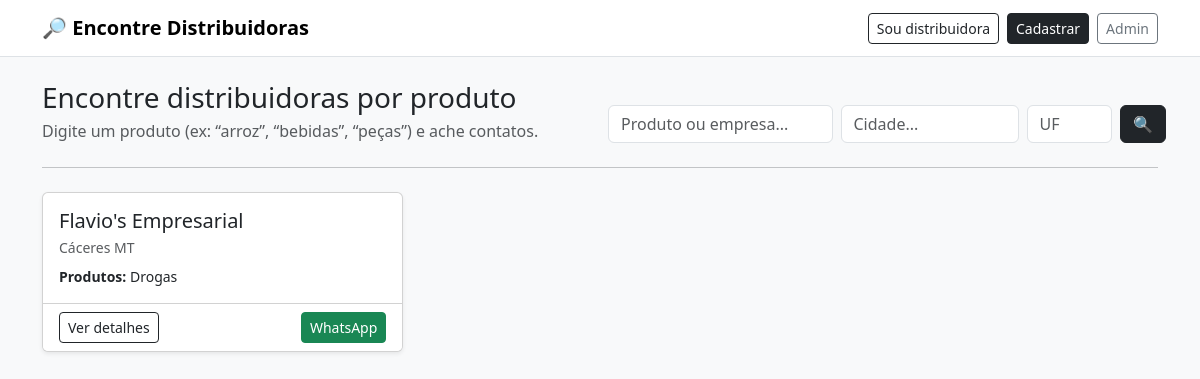
The page / on the database its author committed.
### tables this page shows
CREATE TABLE companies (
      id INTEGER PRIMARY KEY AUTOINCREMENT,
      client_id INTEGER,               -- dono (cliente). pode ser NULL quando criado pelo admin para teste
      name TEXT NOT NULL,
      products TEXT NOT NULL,
      contact_name TEXT,
      phone TEXT,
      whatsapp TEXT,
      email TEXT,
      address TEXT,
      cep TEXT,
      city TEXT,
      state TEXT,
      notes TEXT,

      plan_status TEXT NOT NULL DEFAULT 'inactive',
      created_at TEXT NOT NULL,
      updated_at TEXT NOT NULL,

      FOREIGN KEY(client_id) REFERENCES clients(id)
    );

### app.py (the view)
@app.route("/", methods=["GET", "POST"])
def public_index():
    if request.method == "POST":
        q = (request.form.get("q") or "").strip()
        city = (request.form.get("city") or "").strip()
        state = (request.form.get("state") or "").strip().upper()
        qs = urlencode({"q": q, "city": city, "state": state})
        return redirect(url_for("public_index") + ("?" + qs if qs else ""))
    q = (request.args.get("q") or "").strip().lower()
    city = (request.args.get("city") or "").strip().lower()
    state = (request.args.get("state") or "").strip().upper()
    db = get_db()
    sql = "SELECT * FROM companies WHERE plan_status='active'"
    params = []
    if q:
        sql += " AND (lower(name) LIKE ? OR lower(products) LIKE ?)"
        params += [f"%{q}%", f"%{q}%"]
    if city:
        sql += " AND lower(city) LIKE ?"
        params.append(f"%{city}%")
    if state:
        sql += " AND state = ?"
        params.append(state)
    sql += " ORDER BY id DESC LIMIT 200"
    rows = db.execute(sql, params).fetchall()
    return render_template("public_index.html", app_name=APP_NAME, rows=rows, q=q, city=city, state=state)

### app.py (called while the page is built)
def get_db():
    if "db" not in g:
        g.db = sqlite3.connect(DB_PATH)
        g.db.row_factory = sqlite3.Row
    return g.db

### templates/public_index.html
{% extends "base_public.html" %}
{% block content %}
<div class="row g-3 align-items-end">
  <div class="col-lg-6">
    <h1 class="h3 mb-1">Encontre distribuidoras por produto</h1>
    <p class="text-muted mb-0">Digite um produto (ex: “arroz”, “bebidas”, “peças”) e ache contatos.</p>
  </div>
  <div class="col-lg-6">
    <form class="row g-2" method="get" action="{{ url_for('public_index') }}">
      <div class="col-12 col-md-5">
        <input class="form-control" name="q" placeholder="Produto ou empresa..." value="{{ q or '' }}">
      </div>
      <div class="col-6 col-md-4">
        <input class="form-control" name="city" placeholder="Cidade..." value="{{ city or '' }}">
      </div>
      <div class="col-6 col-md-2">
        <input class="form-control" name="state" placeholder="UF" value="{{ state or '' }}">
      </div>
      <div class="col-12 col-md-1 d-grid">
        <button class="btn btn-dark">🔍</button>
      </div>
    </form>
  </div>
</div>
<hr class="my-4">
{% if not rows %}
  <div class="alert alert-warning">Nenhuma distribuidora ativa encontrada.</div>
{% else %}
  <div class="row g-3">
    {% for r in rows %}
    <div class="col-lg-4">
      <div class="card h-100 shadow-sm">
        <div class="card-body">
          <h5 class="card-title mb-1">{{ r["name"] }}</h5>
          <div class="text-muted small mb-2">{{ (r["city"] or "") }} {{ (r["state"] or "") }}</div>
          <div class="small"><b>Produtos:</b> {{ r["products"] }}</div>
        </div>
        <div class="card-footer bg-white d-flex justify-content-between align-items-center">
          <a class="btn btn-outline-dark btn-sm" href="{{ url_for('public_company', company_id=r['id']) }}">Ver detalhes</a>
          {% if r["whatsapp"] %}
            <a class="btn btn-success btn-sm" target="_blank" href="{{ url_for('go_whatsapp', company_id=r['id']) }}">
              WhatsApp
            </a>
          {% endif %}
        </div>
      </div>
    </div>
    {% endfor %}
  </div>
{% endif %}
{% endblock %}

### rows shown on the page
companies: name "Flavio's Empresarial", city "Cáceres", state "MT", products "Drogas"

### other values the page prints
{{ app_name }} "Encontre Distribuidoras"
